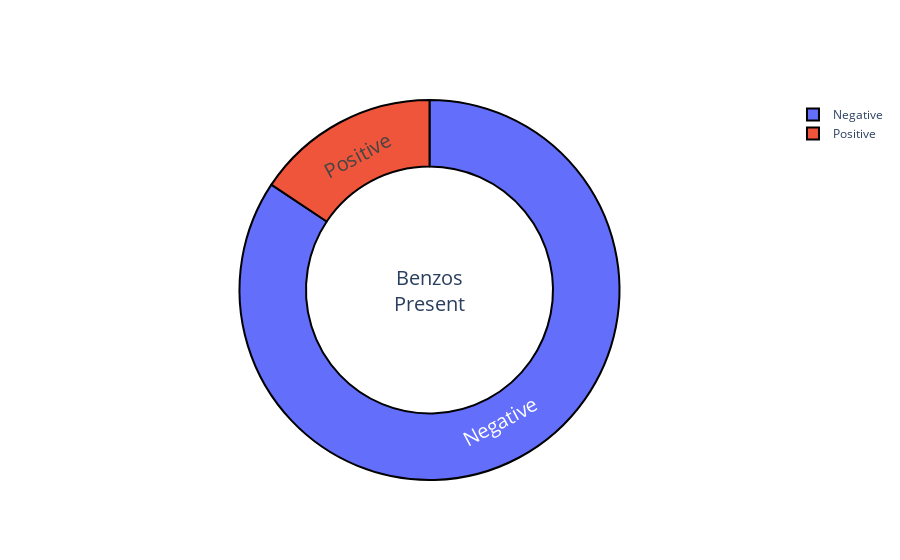

Notebook source saved alongside this figure:
### Code cell
fig = go.Figure(go.Pie(
    labels=df['total_benzos'].replace({1: "Positive", 0: "Negative"}).value_counts().index,
    values=df['total_benzos'].value_counts().values,
    hole=0.65
))
fig.update_traces(hoverinfo='value+percent', textinfo='label', textfont_size=20,
                  marker=dict(line=dict(color='#000000', width=2)))
fig.update_layout(
    annotations=[
        dict(text="Benzos<br>Present", x=0.5, y=0.5, font_size=20, showarrow=False)
    ]
)
fig.show()

### Figure 1 — Plotly figure (JSON) as saved in the notebook; plotly's stock layout.template omitted (floating-point values rounded to 4 significant figures)
{"data": [{"hole": 0.65, "hoverinfo": "value+percent", "labels": ["Negative", "Positive"], "marker": {"line": {"color": "#000000", "width": 2}}, "textfont": {"size": 20}, "textinfo": "label", "type": "pie", "values": [50611, 9389]}], "layout": {"annotations": [{"font": {"size": 20}, "showarrow": false, "text": "Benzos<br>Present", "x": 0.5, "y": 0.5}]}}
